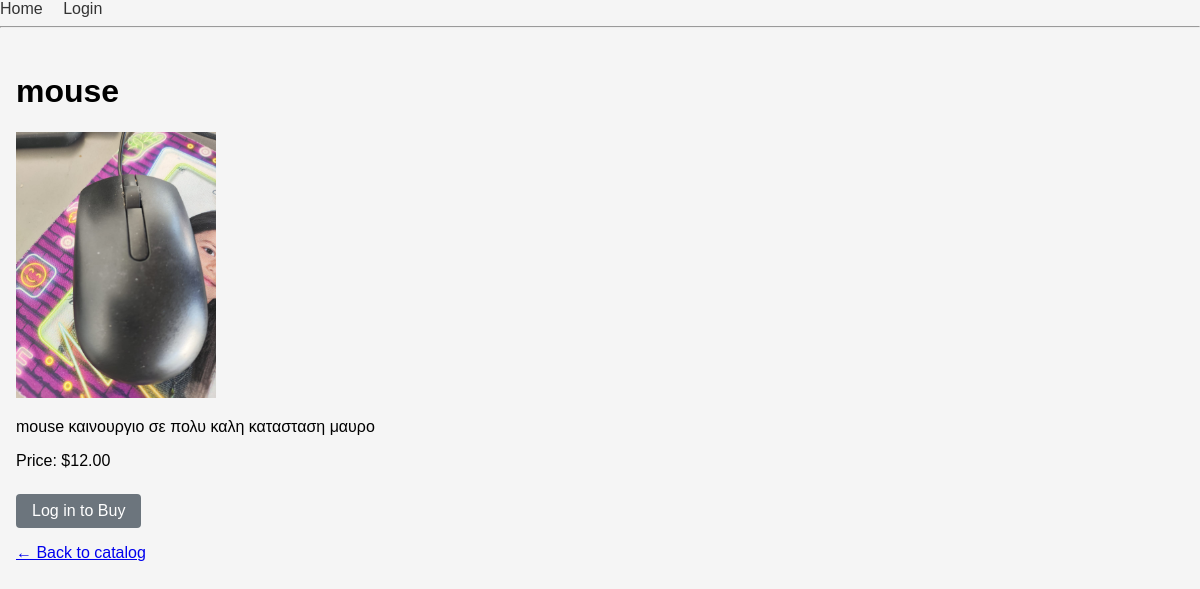
Screenshot of /product/4/ with the database file from the repository.
### catalog/models.py (models this page shows, shortened)
class Product(models.Model):
    name        = models.CharField(max_length=255)
    description = models.TextField()
    price       = models.DecimalField(max_digits=10, decimal_places=2)
    image       = models.ImageField(upload_to='products/')
    created_at  = models.DateTimeField(auto_now_add=True)
    updated_at  = models.DateTimeField(auto_now=True)

### catalog/views.py (the view)
# urls.py: path('product/<int:pk>/', views.product_detail, name='product_detail'),
def product_detail(request, pk):
    product = get_object_or_404(Product, pk=pk)
    return render(request, 'catalog/index1.html', {'product': product})

### catalog/templates/catalog/index1.html (shortened to what this page needs)
{% extends "base.html" %}
{% load static %}
{% block content %}
  <h1>{{ product.name }}</h1>
  <div>
    <img src="{{ product.image.url }}" alt="{{ product.name }}" width="200">
  </div>
  <p>{{ product.description }}</p>
  <p>Price: ${{ product.price }}</p>
  {% if user.is_authenticated %}
    <a href="{% url 'add_to_cart' product.pk %}" class="btn btn-primary">
      Add to Cart
    </a>
  {% else %}
    <a href="{% url 'login' %}?next={% url 'product_detail' product.pk %}" class="btn btn-secondary">
      Log in to Buy
    </a>
  {% endif %}
  <p><a href="{% url 'product_list' %}">← Back to catalog</a></p>
{% endblock %}

### static/css/style.css (style rules this page uses)
body { font-family: sans-serif; margin: 0; padding: 0; background: #f5f5f5; }
.btn { display: inline-block; padding: 0.5rem 1rem; border: none; border-radius: 4px; text-decoration: none; color: #fff; cursor: pointer; margin-top: 0.5rem; }
.btn-secondary { background: #6c757d; }

### rows the page displays
Product: name "mouse", image (picture), description "mouse καινουργιο σε πολυ καλη κατασταση μαυρο", price "12.00"
